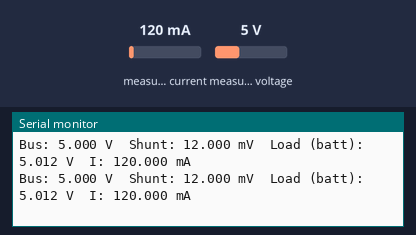
Bench run of a sketch on a simulated ESP32. Parts: the last lines printed to the serial monitor. The inputs (shaded band) are chosen by the test bench; at power-on: measured current 120 mA, measured voltage 5 V. Nothing arrives over Bluetooth unless stated; a phone connects over Bluetooth LE 3 s after start.

Above: at 1.7 s.
1.8 s: measured current set to 40 mA
At 2.8 s:
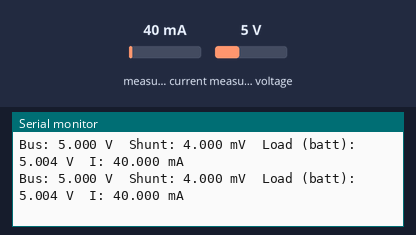
4.8 s: measured voltage set to 0.3 V
At 5.5 s:
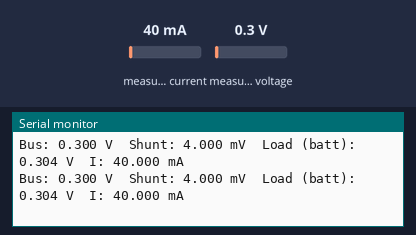
6.3 s: measured current set to 500 mA
At 7.2 s:
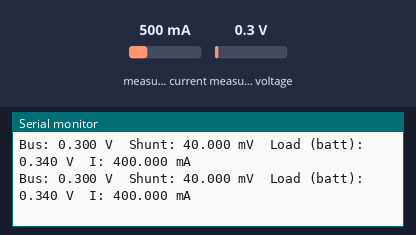
Timing chart, 0 to 9.3 s (numbered marks = the images above; inputs shaded):
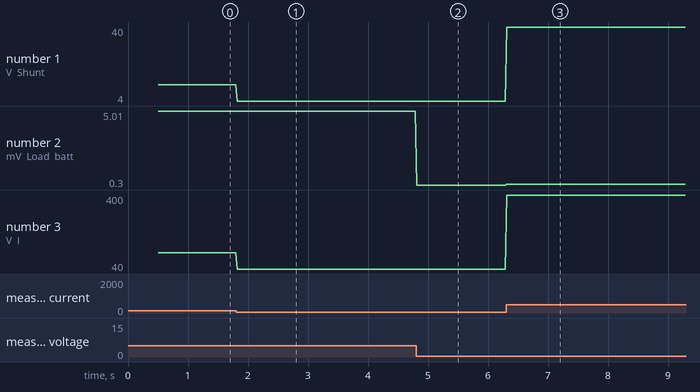

Measured:
- after the input at 1.8 s, the serial monitor: prints a new line at once (image 1)
- after the input at 4.8 s, the serial monitor: prints a new line at once (image 2)
- after the input at 6.3 s, the serial monitor: prints a new line at once (image 3)
- plotted number 1: 12 → 4 after the input at 1.8 s
- plotted number 2: 5.01 → 5 after the input at 1.8 s, 5 → 0.3 after the input at 4.8 s, 0.3 → 0.34 after the input at 6.3 s
- plotted number 3: 120 → 40 after the input at 1.8 s, 40 → 400 after the input at 6.3 s

The sketch:

bluetooth_tx_starter.ino
```cpp
#include <Arduino.h>
#include <Wire.h>
#include <Adafruit_INA219.h>
#include <BLEDevice.h>
#include <BLEServer.h>
#include <BLEUtils.h>
#include <BLE2902.h>

#define SERVICE_UUID "12345678-1234-1234-1234-1234567890ab"
#define CHAR_UUID    "12345678-1234-1234-1234-1234567890ac"

Adafruit_INA219 ina219;
BLECharacteristic *characteristic;
bool connected = false;
bool restartAdvertising = false;

class ServerCallbacks : public BLEServerCallbacks {
  void onConnect(BLEServer*)    { connected = true;  Serial.println("Client connected"); }
  void onDisconnect(BLEServer*) { connected = false; restartAdvertising = true;
                                  Serial.println("Client disconnected"); }
};

void setup() {
  Serial.begin(115200);
  delay(500);

  // ---- INA219 init ----
  if (!ina219.begin()) {
    Serial.println("Failed to find INA219 chip");
    while (1) delay(10);
  }
  // Default calibration is 32V / 2A; use setCalibration_16V_400mA() for
  // better resolution at LiPo voltages and small currents.
  ina219.setCalibration_16V_400mA();
  Serial.println("INA219 ready");

  // ---- BLE init ----
  BLEDevice::init("ESP32-Lab4-YT");   // <-- change this
  BLEDevice::setPower(ESP_PWR_LVL_P9);

  BLEServer *server = BLEDevice::createServer();
  server->setCallbacks(new ServerCallbacks());

  BLEService *service = server->createService(SERVICE_UUID);
  characteristic = service->createCharacteristic(
      CHAR_UUID,
      BLECharacteristic::PROPERTY_NOTIFY
  );
  characteristic->addDescriptor(new BLE2902());
  service->start();

  BLEAdvertising *advertising = BLEDevice::getAdvertising();
  advertising->addServiceUUID(SERVICE_UUID);
  advertising->setScanResponse(true);
  BLEDevice::startAdvertising();
  Serial.println("BLE advertising started");
}

void loop() {
  if (restartAdvertising) {
    delay(200);
    BLEDevice::startAdvertising();
    Serial.println("Advertising restarted");
    restartAdvertising = false;
  }

  // ---- Read INA219 ----
  float shuntVoltage_mV = ina219.getShuntVoltage_mV();   // mV across the 0.1 Ω shunt
  float busVoltage_V    = ina219.getBusVoltage_V();      // V from Vin- to GND
  float current_mA      = ina219.getCurrent_mA();        // mA through the shunt
  float loadVoltage_V   = busVoltage_V + (shuntVoltage_mV / 1000.0);  // battery-terminal V

  // ---- Log to serial ----
  Serial.print("Bus: ");      Serial.print(busVoltage_V, 3);    Serial.print(" V  ");
  Serial.print("Shunt: ");    Serial.print(shuntVoltage_mV, 3); Serial.print(" mV  ");
  Serial.print("Load (batt): "); Serial.print(loadVoltage_V, 3); Serial.print(" V  ");
  Serial.print("I: ");        Serial.print(current_mA, 3);      Serial.println(" mA");

  // ---- Send over BLE ----
  if (connected) {
    char payload[64];
    snprintf(payload, sizeof(payload), "V=%.3f,I=%.3f", loadVoltage_V, current_mA);
    characteristic->setValue((uint8_t*)payload, strlen(payload));
    characteristic->notify();
  }

  delay(20);   // 20 ms sample period as specified
}
```
